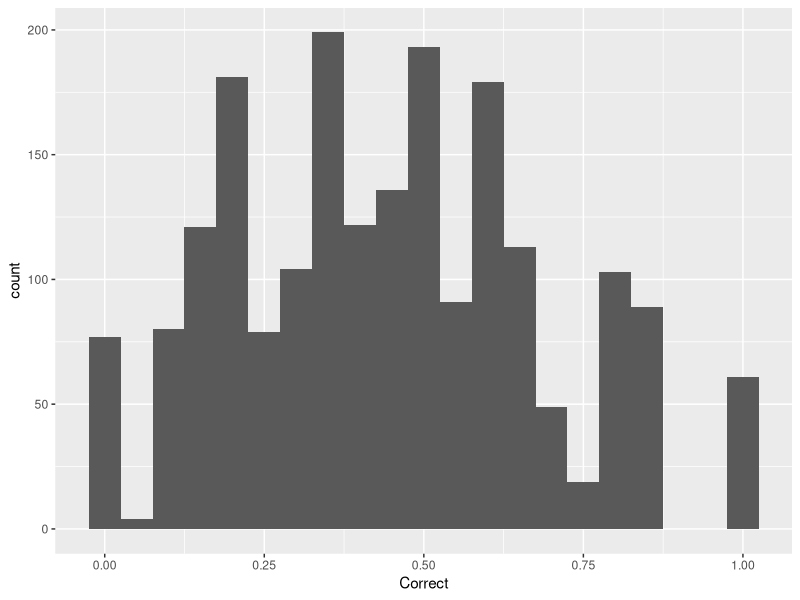
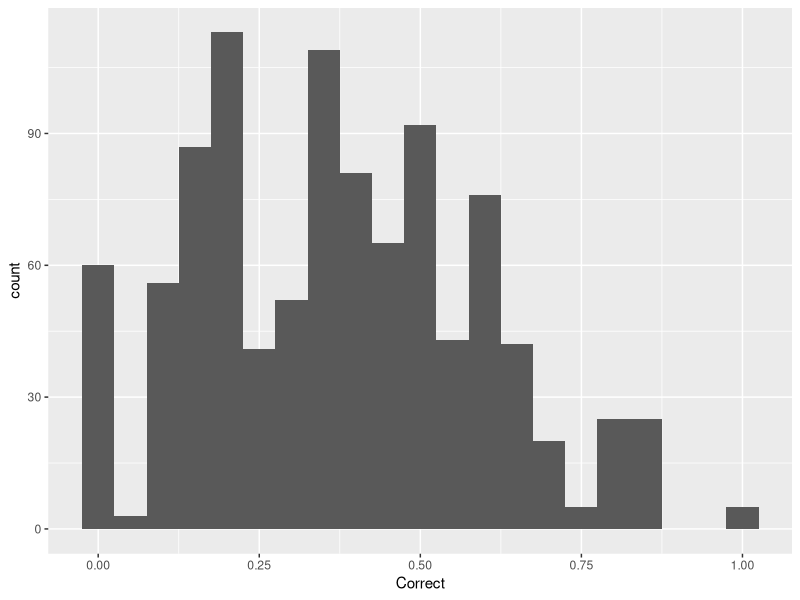
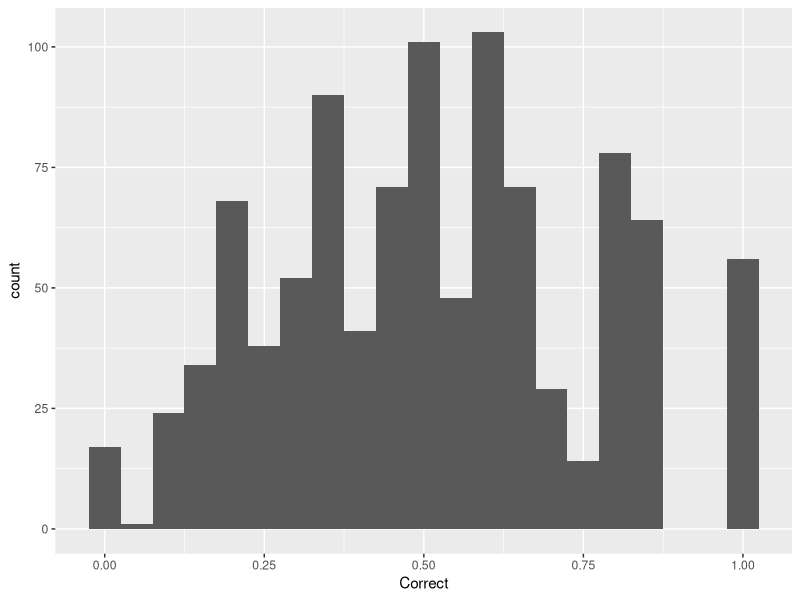

Here is the R script that generated these plots, in order:
## ---- chunk 1
require(tidyverse)
require(tidytext)
require(here)

knitr::opts_chunk$set(echo = TRUE)
## ---- chunk 2
# clean_results <- read_csv(here("Results/clean-results.csv"), 
#                     col_names = c("Input", "Prediction", "Output", "Correct"))

noisy_results <- read_delim(here("Results/noisy-test_noisy_noisy.csv"), delim = ",", quote="", skip = 62,
# noisy_results <- read_csv(here("Results/noisy-test_clean_clean.csv", 
                    col_names = c("Input", "Prediction", "Output", "Correct", 
                                  "Noisetype", "Noiselocation")) %>%
  filter(str_detect(Correct, pattern = "\\d+")) %>%
  mutate(Correct = as.numeric(Correct)) %>% drop_na()
## ---- chunk 3
noisy_results %>% 
  ggplot(aes(x = Correct)) + 
    geom_histogram(binwidth = .05)

noisy_results %>% nrow()

# na_results <- noisy_results %>% filter(is.na(Correct))
# 
# na_results 

# noisy_results %>% drop_na() %>% nrow()

noisy_results %>% pull(Correct) %>% mean()




(noisy_results %>% filter(Correct == 1.0) %>% nrow()) / (noisy_results %>% nrow())

only_noise <- noisy_results %>% 
  filter(Input != Output) 

only_noise %>% 
  ggplot(aes(x = Correct)) + 
    geom_histogram(binwidth = .05)

only_noise %>% pull(Correct) %>% mean()
(only_noise %>% filter(Correct == 1.0) %>% nrow()) / (only_noise %>% nrow())
## ---- chunk 4
clean_results <- noisy_results %>%
  filter(Input == Output)

clean_results %>% 
  ggplot(aes(x = Correct)) + 
    geom_histogram(binwidth = .05)

clean_results %>% pull(Correct) %>% mean()
(clean_results %>% filter(Correct == 1.0) %>% nrow()) / (clean_results %>% nrow())
## ---- chunk 5
## how many words in common between prediction and output
# predictions <- noisy_results %>%
#   mutate(id = 1:n()) %>%
#   select(id, Prediction) %>%
#   unnest_tokens(word, Prediction)
#   
# outputs <- noisy_results %>%
#   mutate(id = 1:n()) %>%
#   select(id, Output) %>%
#   unnest_tokens(word, Output) %>% 
#   group_by(id) %>%
#   mutate(word_id = 1:n()) 
# 
# joined <- predictions %>%
#   left_join(outputs, by = "id") %>% 
#   mutate(Correct = ifelse(word.x == word.y, 1, 0)) 
# 
# joined %>% group_by(id) %>% 
#   summarize(Percent = sum(Correct) / max(word_id)) %>% 
#   pull(Percent) %>% mean()

  
## ---- chunk 6

# Define a function of analyzing how many words in common. 
Ratio_common_words <- function(results) { 
  predictions <- results %>%
  mutate(id = 1:n()) %>%
  select(id, Prediction) %>%
  unnest_tokens(word, Prediction)
  
outputs <- results %>%
  mutate(id = 1:n()) %>%
  select(id, Output) %>%
  unnest_tokens(word, Output) %>% 
  group_by(id) %>%
  mutate(word_id = 1:n()) 

joined <- predictions %>%
  left_join(outputs, by = "id") %>% 
  mutate(Correct = ifelse(word.x == word.y, 1, 0)) 

return(joined %>% group_by(id) %>% 
  summarize(Percent = sum(Correct) / max(word_id)) %>% 
  pull(Percent) %>% mean())
}
## ---- chunk 7
Ratio_common_words(noisy_results)
Ratio_common_words(only_noise)
Ratio_common_words(clean_results)
